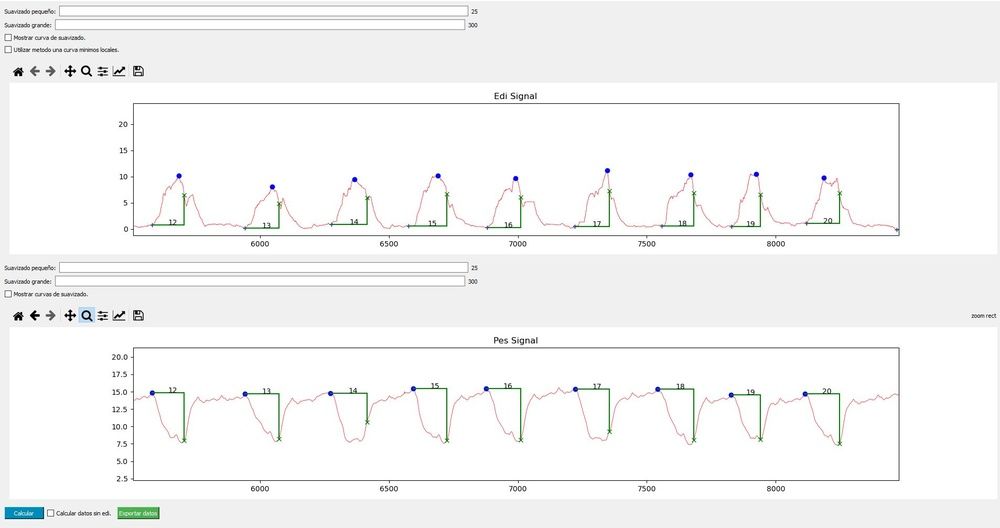
#> input picture src/images/app.JPG, 1000 x 528 px, shrunk from 1907 x 1007 before the run
$ python -i signal_processing.py   (imports and definitions only)
#> lines starting #> are read from the running program, lines starting #| are printed output that depends on the picture

#!/usr/bin/env python2.7
# -*- coding: utf-8 -*-
import matplotlib.pyplot as plt
import numpy as np
from scipy.ndimage import gaussian_filter
from scipy.signal import find_peaks

from src.data_manage.read_data import read_file


# [45 lines left out: functions get_edi_peaks_old, get_edi_peaks, not called in this run]

def get_edi_antipeaks(data, smoothing_sigma =2.1, big_sigma=300, small_sigma=25, dist_from_pl=0, dist=1, prom=0) -> tuple:
    """receives a list with a edi signal, and find the local valley just
    before the the cycles starts ascending to its peak.
    Works the same as get_pes_peaks() but with an inverted edi signal.
    Returns numpy array of x-axis positions of antipeaks in signal.
    smoothing_sigma: the initial data is smoothed with sigma smoothing_sigma before finding the peaks.
    big_sigma and small_sigma: The function returns the first peaks before each inflection point
    of the signal, wich are aproximated as the intersection of a smoothed version of the origianl
    signal with sigma big_sigma and other version smoothed with small_sigma.
    dist_from_pl: will not return any peaks under smoothed signal with big_sigma + dist_from_pl.
    dist: minimum distance between peaks
    prom: minimum prominence (vertical distance between the peak and its lowest contour line) of peaks
    """
#> called with smoothing_sigma = 2.1, big_sigma = 300, small_sigma = 25, dist_from_pl = 0, dist = 1, prom = 0
    # xs corresponds to x coordinates and ys to the signal values
    ys = -np.array(data)
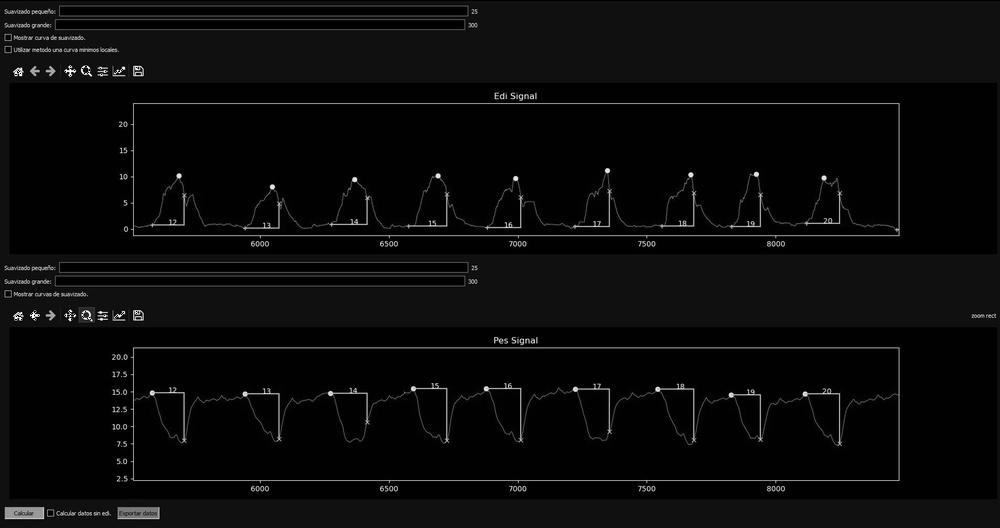
#> ys: shape (528, 1000); min 0, max 255, mean 10.1
    # smoothed signal to find the peaks in
    smoothed_sgnl = gaussian_filter(ys, smoothing_sigma)
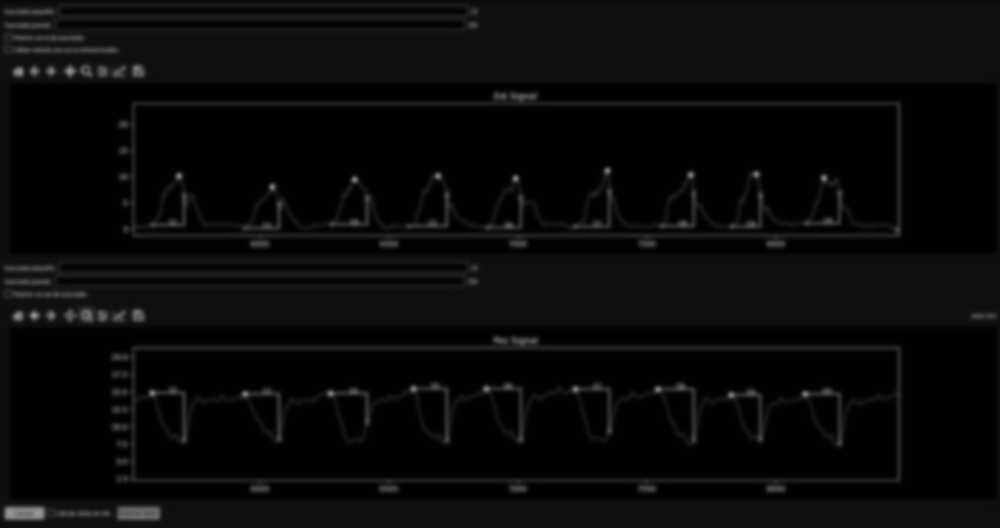
#> smoothed_sgnl: shape (528, 1000); min 1, max 151, mean 9.8
    # signal smoothed with big_sigma
    very_smoothed_sgnl = gaussian_filter(ys, big_sigma)
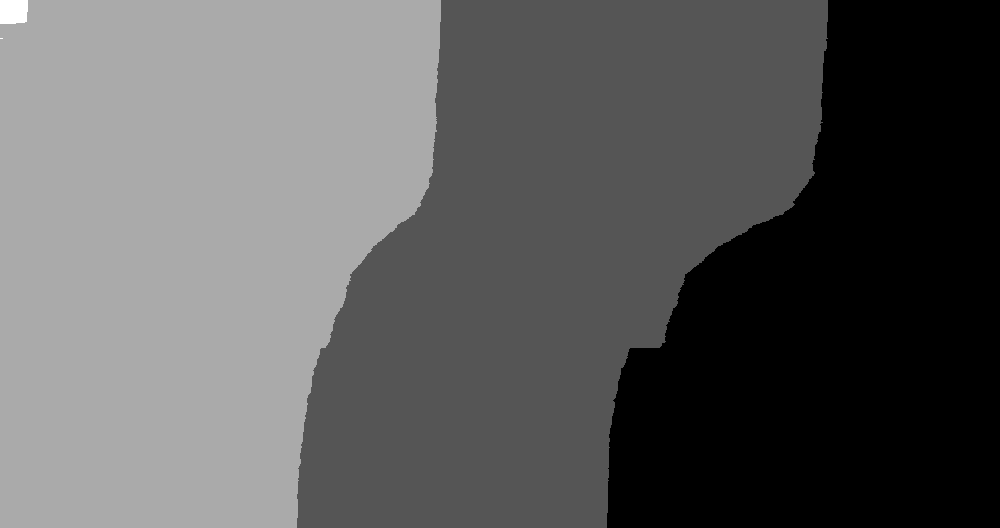
#> very_smoothed_sgnl: shape (528, 1000); min 8, max 11, mean 9.09; drawn with min black and max white
    # signal smoothed with small_sigma
    less_smoothed_sgnl = gaussian_filter(ys, small_sigma)
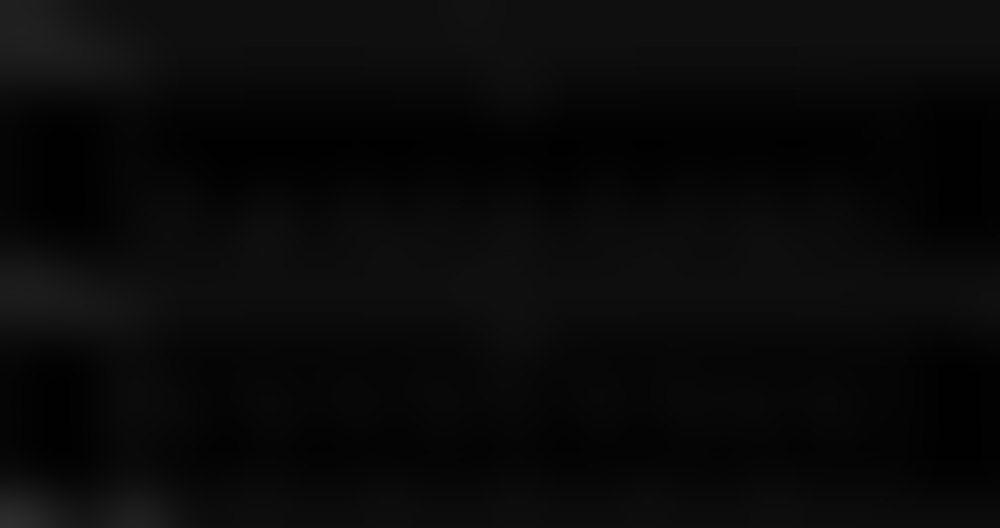
#> less_smoothed_sgnl: shape (528, 1000); min 1, max 45, mean 9.2
    # positions for antipeaks (local minima)
#> (the run stopped early here; a loop or call above may not have finished)
